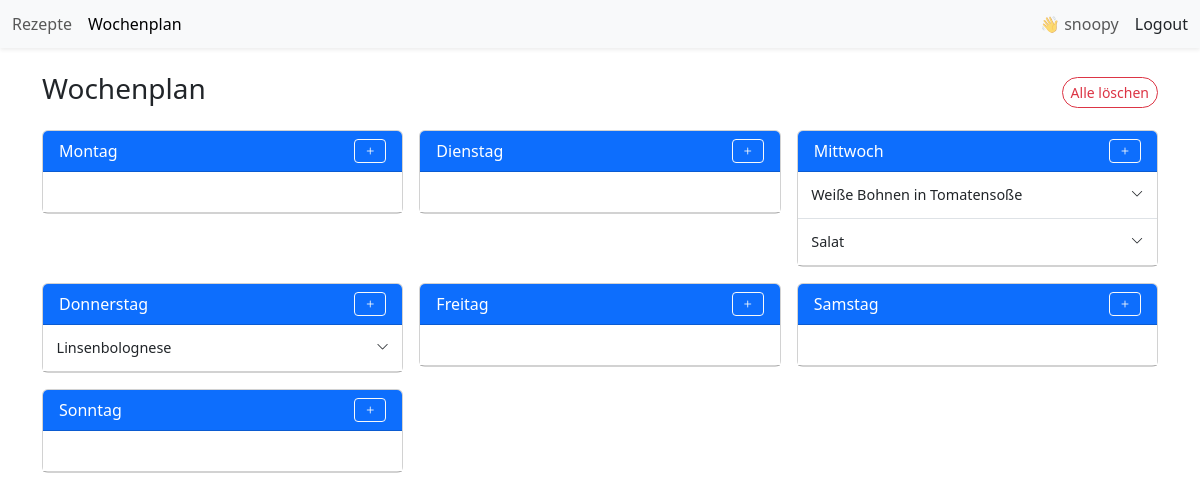
Before: /recipes/weekly-plan/ (signed in) with the older database file.
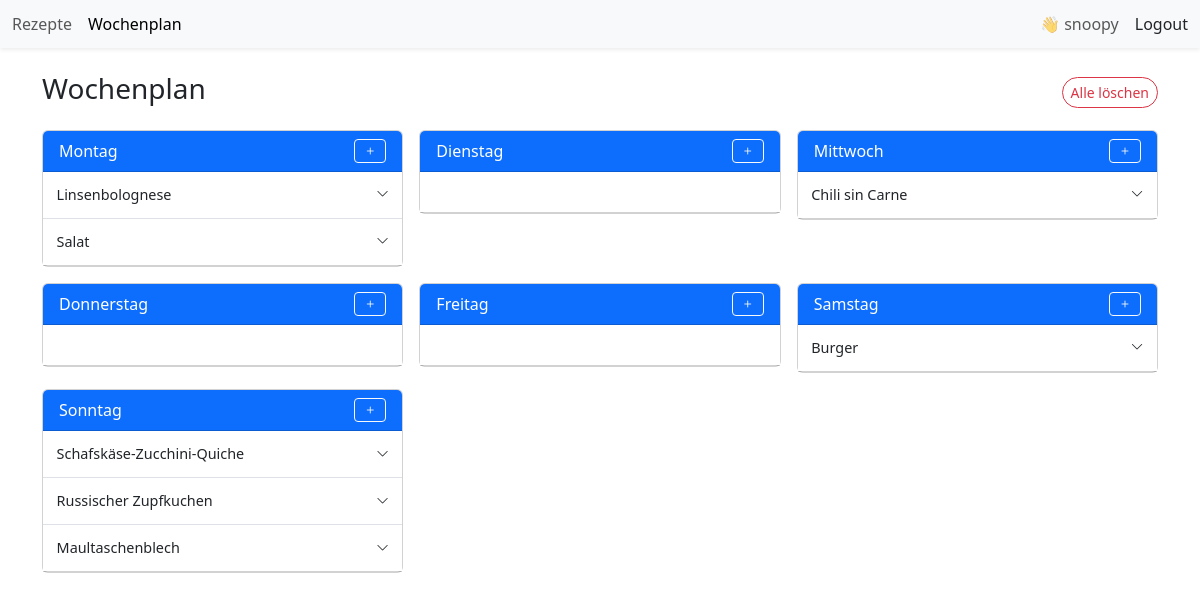
After: the same page with the newer database file.
### recipes/models.py (models this page shows, shortened)
class WeeklyPlanEntry(models.Model):
    plan = models.ForeignKey(WeeklyPlan, related_name="entries", on_delete=models.CASCADE)
    day = models.CharField(max_length=10, choices=DAY_CHOICES)
    recipe = models.ForeignKey('Recipe', on_delete=models.CASCADE)
    comment = models.TextField(blank=True)
    class Meta:
        ordering = ['day', 'id']  # damit die Einträge in Tagesreihenfolge angezeigt werden

class Recipe(models.Model):
    title = models.CharField(
        max_length=200,
        help_text="Titel"
    )
    slug = models.SlugField(
        unique=True,
        blank=True
    )
    servings = models.PositiveIntegerField(
        help_text="Portionen",
        null=True,
        blank=True,
    )
    image = models.ImageField(
        upload_to='recipes/',
        blank=True,
        null=True,
        help_text="Hauptbild"
    )
    labels = models.ManyToManyField(
        "Label",
        blank=True,
        help_text="Label"
    )
    duration_minutes = models.PositiveIntegerField(
        null=True,
        blank=True,
        help_text="Gesamtdauer des Rezepts in Minuten"
    )
    working_time = models.PositiveIntegerField(
        null=True,
        blank=True,
        help_text="Arbeitsdauer des Rezepts in Minuten"
    )
    temperature_celsius = models.PositiveIntegerField(
        null=True,
        blank=True,
        help_text="Back-/Ofentemperatur in °C (Ober-/Unterhitze)"
    )
    ingredients = models.CharField(
        null=True,
        blank=True,
        max_length=1000,  # Du solltest hier eine Länge definieren, falls du lange Zutatenlisten erwartest
        help_text="Zutaten"
    )
    steps = models.CharField(
        null=True,
        blank=True,
        max_length=1000,  # Ebenso für Schritte
        help_text="Anleitung"
    )
    cooked_count = models.PositiveIntegerField(
        default=0,
        help_text="So oft wurde das Rezept schon gekocht"
    )
    external_link = models.URLField(
        blank=True,
        null=True,
        help_text="Fügen Sie einen externen Link hinzu."
    )  # Neues Feld für den externen Link
    def get_absolute_url(self):
        return reverse("recipes:detail", kwargs={"slug": self.slug})

### recipes/views.py (the view, shortened to what this page needs)
# urls.py: path('weekly-plan/', views.weekly_plan_view, name='weekly_plan'),
@login_required
def weekly_plan_view(request):
    week_start = date(2000, 1, 1)
    plan, _ = WeeklyPlan.objects.get_or_create(week_start=week_start)
    params = request.GET.copy()
    action = params.get("action")
    recipe_id = params.get("recipe_id")
    day = params.get("day")
    if action == "add" and recipe_id and day in DAYS:
        recipe = get_object_or_404(Recipe, id=recipe_id)
        WeeklyPlanEntry.objects.create(plan=plan, day=day, recipe=recipe)
        for key in ["recipe_id", "action", "day", "entry_id"]:
            params.pop(key, None)
        return redirect(f"{reverse('recipes:weekly_plan')}?{params.urlencode()}")
    elif action == "clear":
        plan.entries.all().delete()
        for key in ["action", "recipe_id", "day", "entry_id"]:
            params.pop(key, None)
        return redirect(f"{reverse('recipes:weekly_plan')}?{params.urlencode()}")
    day_entries_list = [(day_name, plan.entries.filter(day=day_name)) for day_name in DAYS]
    context = {
        "plan": plan,
        "day_entries_list": day_entries_list,
        "recipes": Recipe.objects.all(),
        "days": DAYS,  # wichtig für das Dropdown in der Vorlage
    }
    return render(request, "recipes/weekly_plan.html", context)

### recipes/templates/recipes/weekly_plan.html (shortened to what this page needs)
{% extends "recipes/base.html" %}
{% block content %}
<div class="container my-4">
    <div class="d-flex justify-content-between align-items-center mb-3">
        <h3>Wochenplan</h3>
        <a href="?action=clear" class="btn btn-ios-sm-danger" title="Alle Einträge löschen">Alle löschen</a>
    </div>
    <div class="row g-3">
        {% for day, entries in day_entries_list %}
        <div class="col-md-4 col-sm-6">
            <div class="card">
                <div class="card-header bg-primary text-white d-flex align-items-center">
                    <span>{{ day }}</span>
                    <button
                    class="btn btn-sm btn-outline-light ms-auto toggle-btn"
                    data-bs-toggle="collapse"
                    data-bs-target="#collapseTwo{{day}}"
                    aria-expanded="false"
                    >
                        <i class="bi bi-plus plus-icon"></i>
                    </button>
                </div>
                <ul class="list-group list-group-flush day-list" data-day="{{ day }}">
                    {% for entry in entries %}
                    <li class="list-group-item text-muted empty-entry px-1">
                        <div class="accordion small-accordion w-100" id="accordion{{ entry.id }}">
                            <div class="accordion-item w-100">
                                <h2 class="accordion-header">
                                    <button
                                        class="accordion-button collapsed d-flex align-items-center"
                                        type="button"
                                        data-bs-toggle="collapse"
                                        data-bs-target="#collapseOne{{ entry.id }}"
                                        aria-expanded="false"
                                        aria-controls="collapseOne{{ entry.id }}"
                                    >
                                        <span class="flex-grow-1">
                                            {{ entry.recipe.title }}
                                        </span>
                                        <i class="bi bi-chevron-down small ms-2"></i>
                                    </button>
                                </h2>
                            </div>
                        </div>
                        </li>
                    {% empty %}
                        <li class="list-group-item text-muted empty-entry"><span class="invisible">placeholder</span></li>
                    {% endfor %}
                </ul>
            </div>
        </div>
        {% endfor %}
    </div>
</div>
{% endblock %}

### recipes/templates/recipes/base.html (shortened to what this page needs)
{% load static %}
<html>
    <head>
        <link href="https://cdn.jsdelivr.net/npm/bootstrap@5.3.3/dist/css/bootstrap.min.css" rel="stylesheet">
        <link href="https://cdn.jsdelivr.net/npm/bootstrap-icons/font/bootstrap-icons.css" rel="stylesheet">
        <link rel="stylesheet" href="{% static 'recipes/style.css' %}">
        <link href="https://cdn.jsdelivr.net/npm/tom-select@2.2.2/dist/css/tom-select.bootstrap5.min.css" rel="stylesheet">
    </head>
    <body>
        <nav class="navbar navbar-light bg-light sticky-top py-1 shadow-sm">
            <div class="container-fluid">
                <div class="navbar-nav d-flex flex-row gap-3">
                    <a class="nav-link {% if request.resolver_match.url_name == 'index' %}active{% endif %}"
                    href="{% url 'recipes:index' %}{% if request.GET %}?{{ request.GET.urlencode }}{% endif %}">
                        Rezepte
                    </a>
                    <a class="nav-link {% if request.resolver_match.url_name == 'weekly_plan' %}active{% endif %}"
                    href="{% url 'recipes:weekly_plan' %}{% if request.GET %}?{{ request.GET.urlencode }}{% endif %}">
                        Wochenplan
                    </a>
                </div>
                <div class="d-flex align-items-center gap-3 ms-auto">
                    {% if user.is_authenticated %}
                        <span class="navbar-text">
                            👋 {{ user.username }}
                        </span>
                        <form method="post" action="{% url 'logout' %}" class="d-inline m-0 p-0">
                            <button type="submit" class="nav-link p-0 m-0 align-middle">Logout</button>
                        </form>
                    {% else %}
                        <a class="nav-link" href="{% url 'login' %}">Login</a>
                    {% endif %}
                </div>
            </div>
        </nav>
        {% block content %}{% endblock %}
    </body>
</html>

### recipes/static/recipes/style.css (style rules this page uses)
.btn, .btn:hover, .btn:focus, .btn:active, .btn:focus-visible { box-shadow: none; transform: none; transition: none; }
.small-accordion .accordion-button { padding: 0.4rem 0.6rem; font-size: 0.9rem; }
.small-accordion .accordion-button::after { display: none; }
.small-accordion .accordion-item { border: none; }
.btn-ios-sm, .btn-ios-sm-secondary, .btn-ios-sm-success, .btn-ios-sm-filter, .btn-ios-sm-danger { display: inline-flex; align-items: center; justify-content: center; padding: 0.25rem 0.5rem; border-radius: 9999px; font-size: 0.875rem; font-weight: 500; transition: all 0.2s ease; }
.btn-ios-sm-danger { border: 1px solid #dc3545; background-color: #fff; color: #dc3545; }

Changed rows visible on the page:
removed WeeklyPlanEntry: recipe "Weiße Bohnen in Tomatensoße", shown under "Mittwoch"
changed WeeklyPlanEntry "Linsenbolognese": moves from the list under "Donnerstag" to the list under "Montag"
changed WeeklyPlanEntry "Salat": moves from the list under "Mittwoch" to the list under "Montag"
added WeeklyPlanEntry: recipe "Chili sin Carne", shown under "Mittwoch"
added WeeklyPlanEntry: recipe "Burger", shown under "Samstag"
added WeeklyPlanEntry: recipe "Schafskäse-Zucchini-Quiche", shown under "Sonntag"
added WeeklyPlanEntry: recipe "Russischer Zupfkuchen", shown under "Sonntag"
added WeeklyPlanEntry: recipe "Maultaschenblech", shown under "Sonntag"
